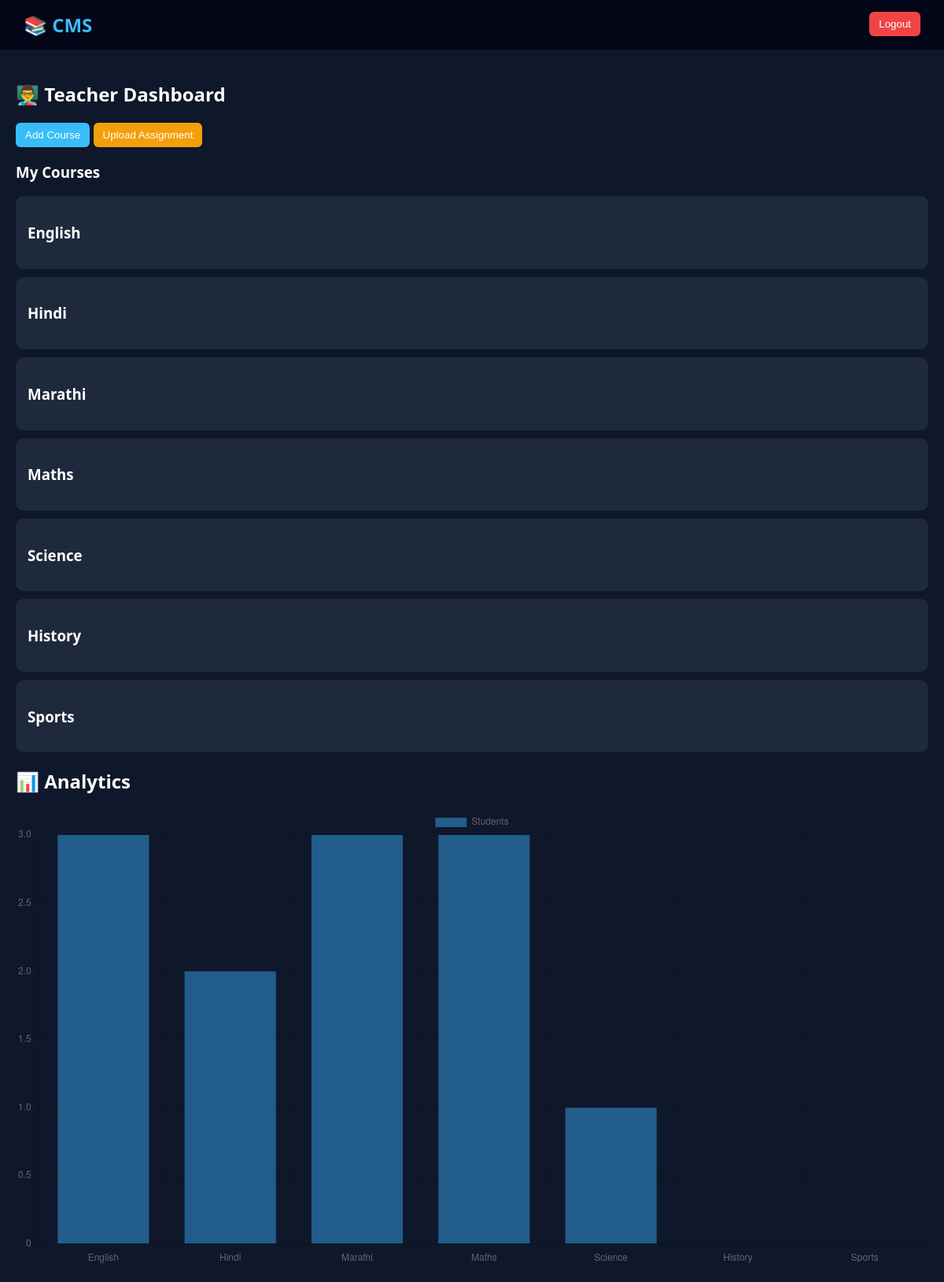
Screenshot of /teacher/ (signed in) with the database file from the repository.
### app/models.py (models this page shows, shortened)
class Course(models.Model):
    title = models.CharField(max_length=100)
    teacher = models.ForeignKey(User, on_delete=models.CASCADE)

### app/views.py (the view)
# urls.py: path('teacher/', views.teacher_dashboard, name='teacher_dashboard'),
def teacher_dashboard(request):
    teacher_id = request.session['user']
    courses = Course.objects.filter(teacher_id=teacher_id)
    course_data = Course.objects.filter(teacher_id=teacher_id) \
        .annotate(student_count=Count('enrollment'))
    labels = [c.title for c in course_data]
    data = [c.student_count for c in course_data]
    return render(request, 'teacher_dashboard.html', {
        'courses': courses,
        'labels': labels,
        'data': data
    })

### app/templates/teacher_dashboard.html (shortened to what this page needs)
{% extends 'base.html' %}
{% block content %}
<h2>👨‍🏫 Teacher Dashboard</h2>
<a href="/add-course/"><button class="btn">Add Course</button></a>
<a href="/upload-assignment/"><button class="btn btn-yellow">Upload Assignment</button></a>
<h3>My Courses</h3>
{% for c in courses %}
<div class="card">
<h3>{{ c.title }}</h3>
</div>
{% endfor %}
<h2>📊 Analytics</h2>
<canvas id="chart"></canvas>
<script>
const labels = {{ labels|safe }};
const data = {{ data|safe }};
new Chart(document.getElementById('chart'), {
type: 'bar',
data: {
labels: labels,
datasets: [{ label: 'Students', data: data }]
}
});
</script>
{% endblock %}

### app/templates/base.html (style rules this page uses)
body { margin: 0; font-family: 'Segoe UI', sans-serif; background: #0f172a; color: white; }
.btn { padding: 8px 12px; border: none; border-radius: 6px; cursor: pointer; color: white; background: #38bdf8; }
.btn-yellow { background: #f59e0b; }
.card { background: #1e293b; padding: 15px; margin: 10px 0; border-radius: 10px; }

### rows the page displays
Course: title "English"
Course: title "Hindi"
Course: title "Marathi"
Course: title "Maths"
Course: title "Science"
Course: title "History"
Course: title "Sports"

### other values shown
chart data {{ labels|safe }} ['English', 'Hindi', 'Marathi', 'Maths', 'Science', 'History', 'Sports']
chart data {{ data|safe }} [3, 2, 3, 3, 1, 0, 0]
